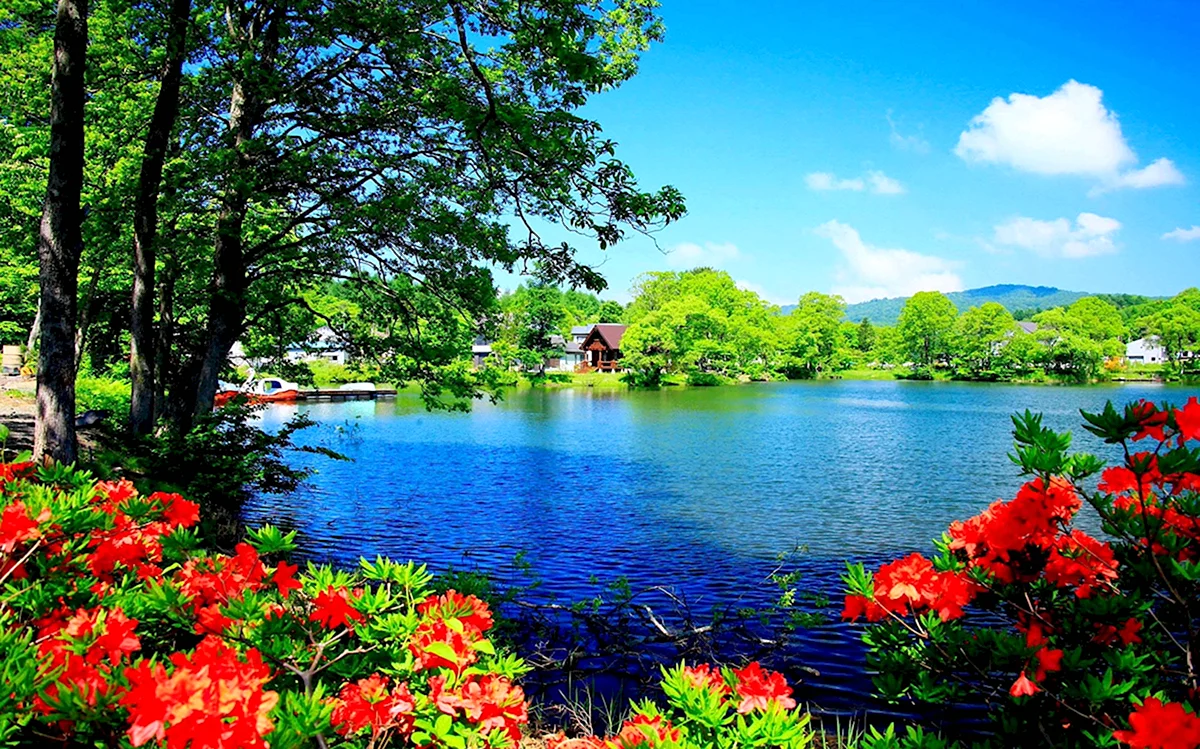
#> input picture image.jpg, 1200 x 749 px
$ python rotate45.py
#> lines starting #> are read from the running program, lines starting #| are printed output that depends on the picture
# Повернуть изображение на 45 градусов

import cv2
import numpy as np

image = cv2.imread('image.jpg')
#> image is the input picture: shape (749, 1200, 3); mean B, G, R 108.8, 114.4, 78.4

height, width, _ = image.shape
#> height = 749; width = 1200

center_x = width // 2
#> center_x = 600
center_y = height // 2
#> center_y = 374

rotation_matrix = cv2.getRotationMatrix2D((center_x, center_y), 45, 1.0)

rotated_image = cv2.warpAffine(image, rotation_matrix, (width, height))
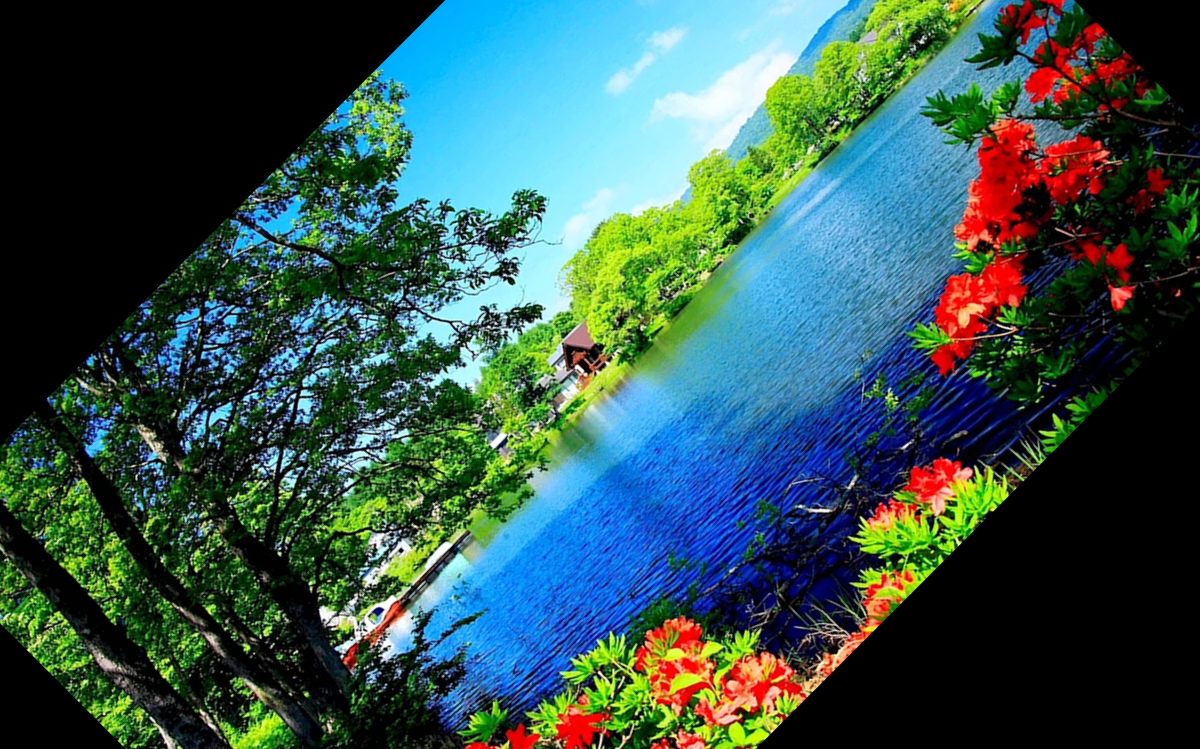
#> rotated_image: shape (749, 1200, 3); mean B, G, R 79.6, 84.2, 54.1

cv2.imshow('Image', rotated_image)
cv2.waitKey(0)
cv2.destroyAllWindows()
